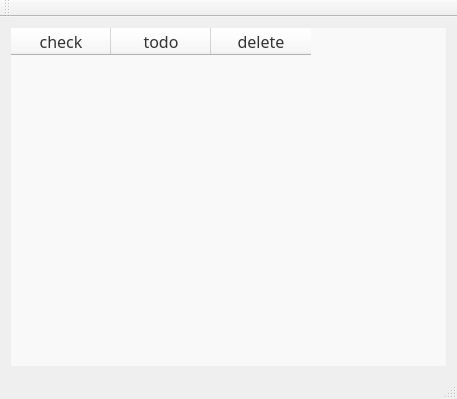
<?xml version="1.0" encoding="UTF-8"?>
<ui version="4.0">
 <class>MainWindow</class>
 <widget class="QMainWindow" name="MainWindow">
  <property name="geometry">
   <rect>
    <x>0</x>
    <y>0</y>
    <width>457</width>
    <height>399</height>
   </rect>
  </property>
  <property name="palette">
   <palette>
    <active/>
    <inactive/>
    <disabled/>
   </palette>
  </property>
  <property name="windowTitle">
   <string>MainWindow</string>
  </property>
  <property name="styleSheet">
   <string notr="true"/>
  </property>
  <widget class="QWidget" name="centralWidget">
   <layout class="QGridLayout" name="gridLayout">
    <item row="0" column="0" rowspan="2" colspan="2">
     <widget class="QTableWidget" name="toDoTable">
      <property name="palette">
       <palette>
        <active>
         <colorrole role="WindowText">
          <brush brushstyle="SolidPattern">
           <color alpha="255">
            <red>51</red>
            <green>51</green>
            <blue>51</blue>
           </color>
          </brush>
         </colorrole>
         <colorrole role="Button">
          <brush brushstyle="SolidPattern">
           <color alpha="255">
            <red>249</red>
            <green>249</green>
            <blue>249</blue>
           </color>
          </brush>
         </colorrole>
         <colorrole role="Text">
          <brush brushstyle="SolidPattern">
           <color alpha="255">
            <red>51</red>
            <green>51</green>
            <blue>51</blue>
           </color>
          </brush>
         </colorrole>
         <colorrole role="ButtonText">
          <brush brushstyle="SolidPattern">
           <color alpha="255">
            <red>51</red>
            <green>51</green>
            <blue>51</blue>
           </color>
          </brush>
         </colorrole>
         <colorrole role="Base">
          <brush brushstyle="SolidPattern">
           <color alpha="255">
            <red>249</red>
            <green>249</green>
            <blue>249</blue>
           </color>
          </brush>
         </colorrole>
         <colorrole role="Window">
          <brush brushstyle="SolidPattern">
           <color alpha="255">
            <red>249</red>
            <green>249</green>
            <blue>249</blue>
           </color>
          </brush>
         </colorrole>
        </active>
        <inactive>
         <colorrole role="WindowText">
          <brush brushstyle="SolidPattern">
           <color alpha="255">
            <red>51</red>
            <green>51</green>
            <blue>51</blue>
           </color>
          </brush>
         </colorrole>
         <colorrole role="Button">
          <brush brushstyle="SolidPattern">
           <color alpha="255">
            <red>249</red>
            <green>249</green>
            <blue>249</blue>
           </color>
          </brush>
         </colorrole>
         <colorrole role="Text">
          <brush brushstyle="SolidPattern">
           <color alpha="255">
            <red>51</red>
            <green>51</green>
            <blue>51</blue>
           </color>
          </brush>
         </colorrole>
         <colorrole role="ButtonText">
          <brush brushstyle="SolidPattern">
           <color alpha="255">
            <red>51</red>
            <green>51</green>
            <blue>51</blue>
           </color>
          </brush>
         </colorrole>
         <colorrole role="Base">
          <brush brushstyle="SolidPattern">
           <color alpha="255">
            <red>249</red>
            <green>249</green>
            <blue>249</blue>
           </color>
          </brush>
         </colorrole>
         <colorrole role="Window">
          <brush brushstyle="SolidPattern">
           <color alpha="255">
            <red>249</red>
            <green>249</green>
            <blue>249</blue>
           </color>
          </brush>
         </colorrole>
        </inactive>
        <disabled>
         <colorrole role="WindowText">
          <brush brushstyle="SolidPattern">
           <color alpha="255">
            <red>51</red>
            <green>51</green>
            <blue>51</blue>
           </color>
          </brush>
         </colorrole>
         <colorrole role="Button">
          <brush brushstyle="SolidPattern">
           <color alpha="255">
            <red>249</red>
            <green>249</green>
            <blue>249</blue>
           </color>
          </brush>
         </colorrole>
         <colorrole role="Text">
          <brush brushstyle="SolidPattern">
           <color alpha="255">
            <red>51</red>
            <green>51</green>
            <blue>51</blue>
           </color>
          </brush>
         </colorrole>
         <colorrole role="ButtonText">
          <brush brushstyle="SolidPattern">
           <color alpha="255">
            <red>51</red>
            <green>51</green>
            <blue>51</blue>
           </color>
          </brush>
         </colorrole>
         <colorrole role="Base">
          <brush brushstyle="SolidPattern">
           <color alpha="255">
            <red>249</red>
            <green>249</green>
            <blue>249</blue>
           </color>
          </brush>
         </colorrole>
         <colorrole role="Window">
          <brush brushstyle="SolidPattern">
           <color alpha="255">
            <red>249</red>
            <green>249</green>
            <blue>249</blue>
           </color>
          </brush>
         </colorrole>
        </disabled>
       </palette>
      </property>
      <property name="font">
       <font>
        <family>微软雅黑</family>
        <pointsize>12</pointsize>
        <weight>50</weight>
        <italic>false</italic>
        <bold>false</bold>
        <stylestrategy>PreferAntialias</stylestrategy>
       </font>
      </property>
      <property name="styleSheet">
       <string notr="true">* { show-decoration-selected: 1 }
* { color: #333333 }
* { border: 0px solid white }
* {background-color: #f9f9f9}

QTableWidget::item:hover {
    background: qlineargradient(x1: 0, y1: 0, x2: 0, y2: 1,
                                stop: 0 transparent, stop: 1 transparent);
}

QTableWidget::item:selected:!active {
    background: qlineargradient(x1: 0, y1: 0, x2: 0, y2: 1,
                                stop: 0 transparent, stop: 1 transparent);
}

QTableWidget::icon:hover {
    background: qlineargradient(x1: 0, y1: 0, x2: 0, y2: 1,
                                stop: 0 transparent, stop: 1 transparent);
}</string>
      </property>
      <column>
       <property name="text">
        <string>check</string>
       </property>
      </column>
      <column>
       <property name="text">
        <string>todo</string>
       </property>
      </column>
      <column>
       <property name="text">
        <string>delete</string>
       </property>
      </column>
     </widget>
    </item>
    <item row="1" column="1">
     <widget class="QPushButton" name="addToDo">
      <property name="maximumSize">
       <size>
        <width>1</width>
        <height>1</height>
       </size>
      </property>
      <property name="styleSheet">
       <string notr="true">* { show-decoration-selected: 1 }
* { border: 0px solid white }
* { font: large &quot;幼圆&quot; }
* {background-color:transparent}

QListView::item:hover {
    background: qlineargradient(x1: 0, y1: 0, x2: 0, y2: 1,
                                stop: 0 transparent, stop: 1 transparent);
}

QListView::item:selected:!active {
    background: qlineargradient(x1: 0, y1: 0, x2: 0, y2: 1,
                                stop: 0 transparent, stop: 1 transparent);
}

QListView::icon:hover {
    background: qlineargradient(x1: 0, y1: 0, x2: 0, y2: 1,
                                stop: 0 transparent, stop: 1 transparent);
}</string>
      </property>
      <property name="text">
       <string/>
      </property>
     </widget>
    </item>
   </layout>
  </widget>
  <widget class="QMenuBar" name="menuBar">
   <property name="geometry">
    <rect>
     <x>0</x>
     <y>0</y>
     <width>457</width>
     <height>21</height>
    </rect>
   </property>
  </widget>
  <widget class="QToolBar" name="mainToolBar">
   <attribute name="toolBarArea">
    <enum>TopToolBarArea</enum>
   </attribute>
   <attribute name="toolBarBreak">
    <bool>false</bool>
   </attribute>
  </widget>
  <widget class="QStatusBar" name="statusBar"/>
 </widget>
 <layoutdefault spacing="6" margin="11"/>
 <resources/>
 <connections/>
</ui>
